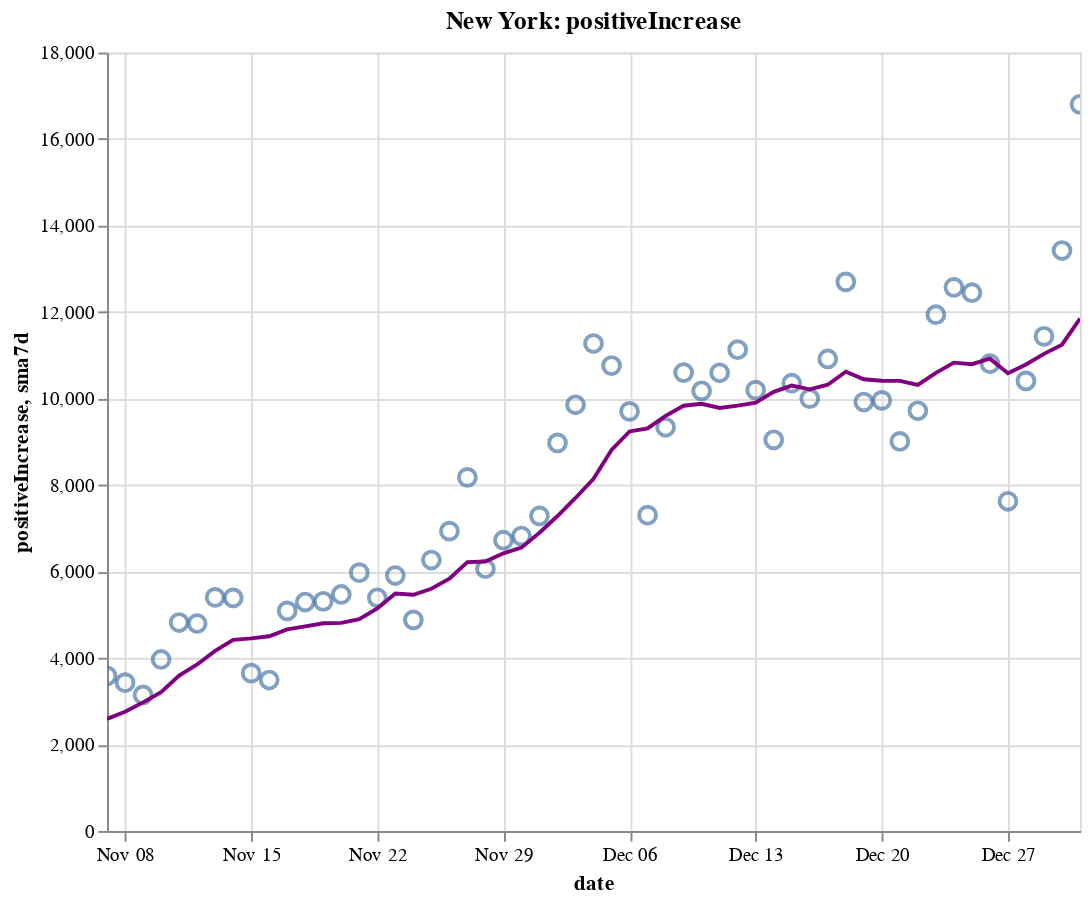

Notebook code cell kept with this figure:
### Code cell
create_plot(ny, 'positiveIncrease')

### Figure 1 — Vega-Lite specification as saved in the notebook (floating-point values rounded to 4 significant figures)
{"config": {"view": {"continuousWidth": 400, "continuousHeight": 300}}, "layer": [{"layer": [{"mark": {"type": "point", "size": 75}, "encoding": {"tooltip": [{"type": "temporal", "field": "date"}, {"type": "quantitative", "field": "positiveIncrease"}, {"type": "quantitative", "field": "sma7d"}], "x": {"type": "temporal", "field": "date"}, "y": {"type": "quantitative", "field": "positiveIncrease"}}, "selection": {"selector008": {"type": "interval", "bind": "scales", "encodings": ["x", "y"]}}}, {"mark": {"type": "line", "color": "purple"}, "encoding": {"x": {"type": "temporal", "field": "date"}, "y": {"type": "quantitative", "field": "sma7d"}}}]}, {"mark": {"type": "rule", "color": "#aaa"}, "encoding": {"x": {"type": "temporal", "field": "date"}}, "transform": [{"filter": {"selection": "selector007"}}]}, {"mark": "circle", "encoding": {"opacity": {"condition": {"value": 1, "selection": "selector007"}, "value": 0}, "tooltip": [{"type": "temporal", "field": "date"}, {"type": "quantitative", "field": "positiveIncrease"}, {"type": "quantitative", "field": "sma7d"}], "x": {"type": "temporal", "field": "date"}, "y": {"type": "quantitative", "field": "positiveIncrease"}}, "selection": {"selector007": {"type": "single", "encodings": ["x"], "on": "mouseover", "nearest": true, "empty": "none"}}}, {"mark": {"type": "text", "align": "left", "dx": 5, "dy": -5, "stroke": "white", "strokeWidth": 2}, "encoding": {"text": {"type": "quantitative", "field": "positiveIncrease"}, "tooltip": [{"type": "temporal", "field": "date"}, {"type": "quantitative", "field": "positiveIncrease"}, {"type": "quantitative", "field": "sma7d"}], "x": {"type": "temporal", "field": "date"}, "y": {"type": "quantitative", "field": "positiveIncrease"}}, "transform": [{"filter": {"selection": "selector007"}}]}, {"mark": {"type": "text", "align": "left", "dx": 5, "dy": -5}, "encoding": {"text": {"type": "quantitative", "field": "positiveIncrease"}, "tooltip": [{"type": "temporal", "field": "date"}, {"type": "quantitative", "field": "positiveIncrease"}, {"type": "quantitative", "field": "sma7d"}], "x": {"type": "temporal", "field": "date"}, "y": {"type": "quantitative", "field": "positiveIncrease"}}, "transform": [{"filter": {"selection": "selector007"}}]}], "data": {"name": "data-60d5f13265ab64fced7980d4d258a059"}, "height": 400, "title": "New York: positiveIncrease", "width": 500, "$schema": "https://vega.github.io/schema/vega-lite/v4.8.1.json", "datasets": {"data-60d5f13265ab64fced7980d4d258a059": [{"date": "2020-11-07T00:00:00", "totalTestResultsIncrease": 163300.0, "positiveIncrease": 3587.0, "death": 25930.0, "deathIncrease": 18.0, "positiveRate": 0.022, "state": "New York", "sma7d": 2590.0}, {"date": "2020-11-08T00:00:00", "totalTestResultsIncrease": 145600.0, "positiveIncrease": 3428.0, "death": 25950.0, "deathIncrease": 19.0, "positiveRate": 0.024, "state": "New York", "sma7d": 2757.0}, {"date": "2020-11-09T00:00:00", "totalTestResultsIncrease": 111400.0, "positiveIncrease": 3144.0, "death": 25970.0, "deathIncrease": 26.0, "positiveRate": 0.028, "state": "New York", "sma7d": 2973.0}, {"date": "2020-11-10T00:00:00", "totalTestResultsIncrease": 128000.0, "positiveIncrease": 3965.0, "death": 26000.0, "deathIncrease": 32.0, "positiveRate": 0.031, "state": "New York", "sma7d": 3208.0}, {"date": "2020-11-11T00:00:00", "totalTestResultsIncrease": 164300.0, "positiveIncrease": 4820.0, "death": 26030.0, "deathIncrease": 21.0, "positiveRate": 0.029, "state": "New York", "sma7d": 3593.0}, {"date": "2020-11-12T00:00:00", "totalTestResultsIncrease": 162600.0, "positiveIncrease": 4797.0, "death": 26060.0, "deathIncrease": 29.0, "positiveRate": 0.029, "state": "New York", "sma7d": 3850.0}, {"date": "2020-11-13T00:00:00", "totalTestResultsIncrease": 203700.0, "positiveIncrease": 5401.0, "death": 26080.0, "deathIncrease": 24.0, "positiveRate": 0.027, "state": "New York", "sma7d": 4163.0}, {"date": "2020-11-14T00:00:00", "totalTestResultsIncrease": 184200.0, "positiveIncrease": 5388.0, "death": 26100.0, "deathIncrease": 24.0, "positiveRate": 0.029, "state": "New York", "sma7d": 4420.0}, {"date": "2020-11-15T00:00:00", "totalTestResultsIncrease": 133200.0, "positiveIncrease": 3649.0, "death": 26130.0, "deathIncrease": 30.0, "positiveRate": 0.027, "state": "New York", "sma7d": 4452.0}, {"date": "2020-11-16T00:00:00", "totalTestResultsIncrease": 124600.0, "positiveIncrease": 3490.0, "death": 26160.0, "deathIncrease": 26.0, "positiveRate": 0.028, "state": "New York", "sma7d": 4501.0}, {"date": "2020-11-17T00:00:00", "totalTestResultsIncrease": 159900.0, "positiveIncrease": 5088.0, "death": 26190.0, "deathIncrease": 30.0, "positiveRate": 0.032, "state": "New York", "sma7d": 4662.0}, {"date": "2020-11-18T00:00:00", "totalTestResultsIncrease": 154400.0, "positiveIncrease": 5294.0, "death": 26220.0, "deathIncrease": 36.0, "positiveRate": 0.034, "state": "New York", "sma7d": 4730.0}, {"date": "2020-11-19T00:00:00", "totalTestResultsIncrease": 195200.0, "positiveIncrease": 5310.0, "death": 26260.0, "deathIncrease": 32.0, "positiveRate": 0.027, "state": "New York", "sma7d": 4803.0}, {"date": "2020-11-20T00:00:00", "totalTestResultsIncrease": 205500.0, "positiveIncrease": 5468.0, "death": 26290.0, "deathIncrease": 35.0, "positiveRate": 0.027, "state": "New York", "sma7d": 4812.0}, {"date": "2020-11-21T00:00:00", "totalTestResultsIncrease": 207900.0, "positiveIncrease": 5972.0, "death": 26330.0, "deathIncrease": 34.0, "positiveRate": 0.029, "state": "New York", "sma7d": 4896.0}, {"date": "2020-11-22T00:00:00", "totalTestResultsIncrease": 196600.0, "positiveIncrease": 5392.0, "death": 26360.0, "deathIncrease": 31.0, "positiveRate": 0.027, "state": "New York", "sma7d": 5145.0}, {"date": "2020-11-23T00:00:00", "totalTestResultsIncrease": 191500.0, "positiveIncrease": 5906.0, "death": 26390.0, "deathIncrease": 33.0, "positiveRate": 0.031, "state": "New York", "sma7d": 5490.0}, {"date": "2020-11-24T00:00:00", "totalTestResultsIncrease": 164800.0, "positiveIncrease": 4881.0, "death": 26440.0, "deathIncrease": 51.0, "positiveRate": 0.03, "state": "New York", "sma7d": 5460.0}, {"date": "2020-11-25T00:00:00", "totalTestResultsIncrease": 173100.0, "positiveIncrease": 6265.0, "death": 26480.0, "deathIncrease": 41.0, "positiveRate": 0.036, "state": "New York", "sma7d": 5599.0}, {"date": "2020-11-26T00:00:00", "totalTestResultsIncrease": 217700.0, "positiveIncrease": 6933.0, "death": 26550.0, "deathIncrease": 67.0, "positiveRate": 0.032, "state": "New York", "sma7d": 5831.0}, {"date": "2020-11-27T00:00:00", "totalTestResultsIncrease": 219400.0, "positiveIncrease": 8176.0, "death": 26590.0, "deathIncrease": 39.0, "positiveRate": 0.037, "state": "New York", "sma7d": 6218.0}, {"date": "2020-11-28T00:00:00", "totalTestResultsIncrease": 152400.0, "positiveIncrease": 6063.0, "death": 26630.0, "deathIncrease": 44.0, "positiveRate": 0.04, "state": "New York", "sma7d": 6231.0}, {"date": "2020-11-29T00:00:00", "totalTestResultsIncrease": 157300.0, "positiveIncrease": 6723.0, "death": 26690.0, "deathIncrease": 58.0, "positiveRate": 0.043, "state": "New York", "sma7d": 6421.0}, {"date": "2020-11-30T00:00:00", "totalTestResultsIncrease": 149000.0, "positiveIncrease": 6819.0, "death": 26750.0, "deathIncrease": 57.0, "positiveRate": 0.046, "state": "New York", "sma7d": 6551.0}, {"date": "2020-12-01T00:00:00", "totalTestResultsIncrease": 146700.0, "positiveIncrease": 7285.0, "death": 26820.0, "deathIncrease": 69.0, "positiveRate": 0.05, "state": "New York", "sma7d": 6895.0}, {"date": "2020-12-02T00:00:00", "totalTestResultsIncrease": 193600.0, "positiveIncrease": 8973.0, "death": 26890.0, "deathIncrease": 73.0, "positiveRate": 0.046, "state": "New York", "sma7d": 7282.0}, {"date": "2020-12-03T00:00:00", "totalTestResultsIncrease": 203400.0, "positiveIncrease": 9855.0, "death": 26960.0, "deathIncrease": 66.0, "positiveRate": 0.048, "state": "New York", "sma7d": 7699.0}, {"date": "2020-12-04T00:00:00", "totalTestResultsIncrease": 208300.0, "positiveIncrease": 11270.0, "death": 27020.0, "deathIncrease": 62.0, "positiveRate": 0.054, "state": "New York", "sma7d": 8141.0}, {"date": "2020-12-05T00:00:00", "totalTestResultsIncrease": 215400.0, "positiveIncrease": 10760.0, "death": 27090.0, "deathIncrease": 72.0, "positiveRate": 0.05, "state": "New York", "sma7d": 8812.0}, {"date": "2020-12-06T00:00:00", "totalTestResultsIncrease": 205800.0, "positiveIncrease": 9702.0, "death": 27150.0, "deathIncrease": 60.0, "positiveRate": 0.047, "state": "New York", "sma7d": 9238.0}, {"date": "2020-12-07T00:00:00", "totalTestResultsIncrease": 152300.0, "positiveIncrease": 7302.0, "death": 27230.0, "deathIncrease": 83.0, "positiveRate": 0.048, "state": "New York", "sma7d": 9307.0}, {"date": "2020-12-08T00:00:00", "totalTestResultsIncrease": 162500.0, "positiveIncrease": 9335.0, "death": 27310.0, "deathIncrease": 75.0, "positiveRate": 0.057, "state": "New York", "sma7d": 9600.0}, {"date": "2020-12-09T00:00:00", "totalTestResultsIncrease": 194600.0, "positiveIncrease": 10600.0, "death": 27400.0, "deathIncrease": 97.0, "positiveRate": 0.054, "state": "New York", "sma7d": 9832.0}, {"date": "2020-12-10T00:00:00", "totalTestResultsIncrease": 197400.0, "positiveIncrease": 10180.0, "death": 27500.0, "deathIncrease": 94.0, "positiveRate": 0.052, "state": "New York", "sma7d": 9878.0}, {"date": "2020-12-11T00:00:00", "totalTestResultsIncrease": 212700.0, "positiveIncrease": 10600.0, "death": 27590.0, "deathIncrease": 89.0, "positiveRate": 0.05, "state": "New York", "sma7d": 9782.0}, {"date": "2020-12-12T00:00:00", "totalTestResultsIncrease": 242900.0, "positiveIncrease": 11130.0, "death": 27680.0, "deathIncrease": 88.0, "positiveRate": 0.046, "state": "New York", "sma7d": 9834.0}, {"date": "2020-12-13T00:00:00", "totalTestResultsIncrease": 205200.0, "positiveIncrease": 10190.0, "death": 27780.0, "deathIncrease": 110.0, "positiveRate": 0.05, "state": "New York", "sma7d": 9905.0}, {"date": "2020-12-14T00:00:00", "totalTestResultsIncrease": 159800.0, "positiveIncrease": 9044.0, "death": 27870.0, "deathIncrease": 85.0, "positiveRate": 0.057, "state": "New York", "sma7d": 10150.0}, {"date": "2020-12-15T00:00:00", "totalTestResultsIncrease": 194200.0, "positiveIncrease": 10350.0, "death": 28000.0, "deathIncrease": 132.0, "positiveRate": 0.053, "state": "New York", "sma7d": 10300.0}, {"date": "2020-12-16T00:00:00", "totalTestResultsIncrease": 160900.0, "positiveIncrease": 9998.0, "death": 28100.0, "deathIncrease": 98.0, "positiveRate": 0.062, "state": "New York", "sma7d": 10210.0}, {"date": "2020-12-17T00:00:00", "totalTestResultsIncrease": 202800.0, "positiveIncrease": 10910.0, "death": 28220.0, "deathIncrease": 122.0, "positiveRate": 0.054, "state": "New York", "sma7d": 10320.0}, {"date": "2020-12-18T00:00:00", "totalTestResultsIncrease": 249400.0, "positiveIncrease": 12700.0, "death": 28340.0, "deathIncrease": 122.0, "positiveRate": 0.051, "state": "New York", "sma7d": 10620.0}, {"date": "2020-12-19T00:00:00", "totalTestResultsIncrease": 191500.0, "positiveIncrease": 9919.0, "death": 28470.0, "deathIncrease": 130.0, "positiveRate": 0.052, "state": "New York", "sma7d": 10450.0}, {"date": "2020-12-20T00:00:00", "totalTestResultsIncrease": 197300.0, "positiveIncrease": 9957.0, "death": 28600.0, "deathIncrease": 124.0, "positiveRate": 0.05, "state": "New York", "sma7d": 10410.0}, {"date": "2020-12-21T00:00:00", "totalTestResultsIncrease": 156500.0, "positiveIncrease": 9007.0, "death": 28710.0, "deathIncrease": 111.0, "positiveRate": 0.058, "state": "New York", "sma7d": 10410.0}, {"date": "2020-12-22T00:00:00", "totalTestResultsIncrease": 164900.0, "positiveIncrease": 9716.0, "death": 28850.0, "deathIncrease": 141.0, "positiveRate": 0.059, "state": "New York", "sma7d": 10320.0}, {"date": "2020-12-23T00:00:00", "totalTestResultsIncrease": 204400.0, "positiveIncrease": 11940.0, "death": 29020.0, "deathIncrease": 166.0, "positiveRate": 0.058, "state": "New York", "sma7d": 10590.0}, {"date": "2020-12-24T00:00:00", "totalTestResultsIncrease": 226300.0, "positiveIncrease": 12570.0, "death": 29150.0, "deathIncrease": 133.0, "positiveRate": 0.056, "state": "New York", "sma7d": 10830.0}, {"date": "2020-12-25T00:00:00", "totalTestResultsIncrease": 226600.0, "positiveIncrease": 12450.0, "death": 29270.0, "deathIncrease": 121.0, "positiveRate": 0.055, "state": "New York", "sma7d": 10790.0}, {"date": "2020-12-26T00:00:00", "totalTestResultsIncrease": 201400.0, "positiveIncrease": 10810.0, "death": 29400.0, "deathIncrease": 126.0, "positiveRate": 0.054, "state": "New York", "sma7d": 10920.0}, {"date": "2020-12-27T00:00:00", "totalTestResultsIncrease": 130300.0, "positiveIncrease": 7623.0, "death": 29510.0, "deathIncrease": 115.0, "positiveRate": 0.059, "state": "New York", "sma7d": 10590.0}, {"date": "2020-12-28T00:00:00", "totalTestResultsIncrease": 124900.0, "positiveIncrease": 10410.0, "death": 29630.0, "deathIncrease": 118.0, "positiveRate": 0.083, "state": "New York", "sma7d": 10790.0}, {"date": "2020-12-29T00:00:00", "totalTestResultsIncrease": 160200.0, "positiveIncrease": 11440.0, "death": 29760.0, "deathIncrease": 127.0, "positiveRate": 0.071, "state": "New York", "sma7d": 11030.0}, {"date": "2020-12-30T00:00:00", "totalTestResultsIncrease": 154900.0, "positiveIncrease": 13420.0, "death": 29900.0, "deathIncrease": 149.0, "positiveRate": 0.087, "state": "New York", "sma7d": 11240.0}, {"date": "2020-12-31T00:00:00", "totalTestResultsIncrease": 216600.0, "positiveIncrease": 16800.0, "death": 30040.0, "deathIncrease": 135.0, "positiveRate": 0.078, "state": "New York", "sma7d": 11850.0}]}}
